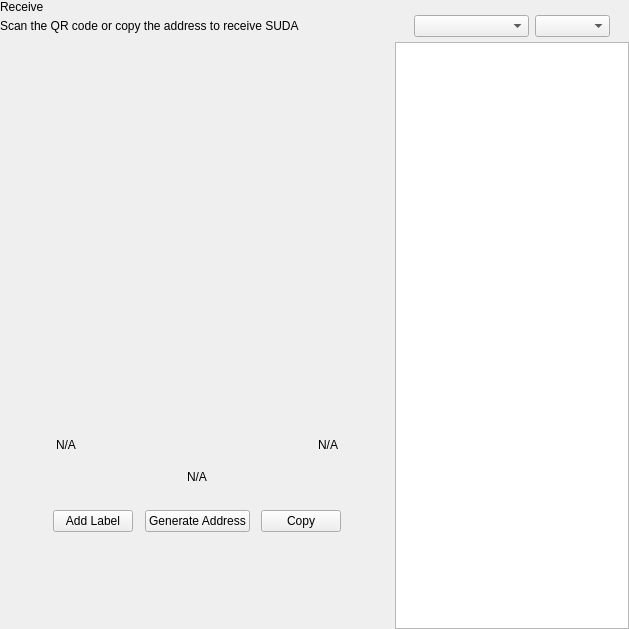
<?xml version="1.0" encoding="UTF-8"?>
<ui version="4.0">
 <class>ReceiveWidget</class>
 <widget class="QWidget" name="ReceiveWidget">
  <property name="geometry">
   <rect>
    <x>0</x>
    <y>0</y>
    <width>629</width>
    <height>629</height>
   </rect>
  </property>
  <property name="minimumSize">
   <size>
    <width>0</width>
    <height>0</height>
   </size>
  </property>
  <property name="windowTitle">
   <string>Form</string>
  </property>
  <layout class="QHBoxLayout" name="horizontalLayout_2" stretch="2,1">
   <property name="spacing">
    <number>0</number>
   </property>
   <property name="leftMargin">
    <number>0</number>
   </property>
   <property name="topMargin">
    <number>0</number>
   </property>
   <property name="rightMargin">
    <number>0</number>
   </property>
   <property name="bottomMargin">
    <number>0</number>
   </property>
   <item>
    <widget class="QWidget" name="left" native="true">
     <layout class="QVBoxLayout" name="verticalLayout_3">
      <property name="leftMargin">
       <number>0</number>
      </property>
      <property name="topMargin">
       <number>0</number>
      </property>
      <property name="rightMargin">
       <number>0</number>
      </property>
      <property name="bottomMargin">
       <number>0</number>
      </property>
      <item>
       <layout class="QVBoxLayout" name="verticalLayout_2">
        <property name="spacing">
         <number>0</number>
        </property>
        <property name="leftMargin">
         <number>0</number>
        </property>
        <item>
         <layout class="QHBoxLayout" name="horizontalLayout_3">
          <property name="spacing">
           <number>0</number>
          </property>
          <item>
           <layout class="QVBoxLayout" name="verticalLayout_4">
            <property name="spacing">
             <number>5</number>
            </property>
            <item>
             <widget class="QLabel" name="labelTitle">
              <property name="text">
               <string>Receive</string>
              </property>
             </widget>
            </item>
            <item alignment="Qt::AlignTop">
             <widget class="QLabel" name="labelSubtitle1">
              <property name="text">
               <string>Scan the QR code or copy the address to receive SUDA</string>
              </property>
             </widget>
            </item>
           </layout>
          </item>
          <item>
           <spacer name="horizontalSpacer">
            <property name="orientation">
             <enum>Qt::Horizontal</enum>
            </property>
            <property name="sizeHint" stdset="0">
             <size>
              <width>40</width>
              <height>20</height>
             </size>
            </property>
           </spacer>
          </item>
         </layout>
        </item>
        <item>
         <spacer name="verticalSpacer_2">
          <property name="orientation">
           <enum>Qt::Vertical</enum>
          </property>
          <property name="sizeType">
           <enum>QSizePolicy::Expanding</enum>
          </property>
          <property name="sizeHint" stdset="0">
           <size>
            <width>20</width>
            <height>50</height>
           </size>
          </property>
         </spacer>
        </item>
        <item alignment="Qt::AlignHCenter">
         <widget class="QWidget" name="layoutQR" native="true">
          <property name="maximumSize">
           <size>
            <width>510</width>
            <height>16777215</height>
           </size>
          </property>
          <layout class="QVBoxLayout" name="verticalLayoutQr">
           <item>
            <spacer name="verticalSpacer11">
             <property name="orientation">
              <enum>Qt::Vertical</enum>
             </property>
             <property name="sizeType">
              <enum>QSizePolicy::Fixed</enum>
             </property>
             <property name="sizeHint" stdset="0">
              <size>
               <width>20</width>
               <height>20</height>
              </size>
             </property>
            </spacer>
           </item>
           <item alignment="Qt::AlignHCenter">
            <widget class="QLabel" name="labelQrImg">
             <property name="minimumSize">
              <size>
               <width>260</width>
               <height>260</height>
              </size>
             </property>
             <property name="maximumSize">
              <size>
               <width>260</width>
               <height>260</height>
              </size>
             </property>
             <property name="text">
              <string/>
             </property>
             <property name="alignment">
              <set>Qt::AlignCenter</set>
             </property>
            </widget>
           </item>
           <item>
            <spacer name="verticalSpacer_21">
             <property name="orientation">
              <enum>Qt::Vertical</enum>
             </property>
             <property name="sizeType">
              <enum>QSizePolicy::Fixed</enum>
             </property>
             <property name="sizeHint" stdset="0">
              <size>
               <width>20</width>
               <height>30</height>
              </size>
             </property>
            </spacer>
           </item>
           <item>
            <widget class="QWidget" name="widget" native="true">
             <property name="minimumSize">
              <size>
               <width>0</width>
               <height>0</height>
              </size>
             </property>
             <layout class="QHBoxLayout" name="horizontalLayout_5">
              <item>
               <widget class="QLabel" name="labelLabel">
                <property name="text">
                 <string notr="true">N/A</string>
                </property>
               </widget>
              </item>
              <item>
               <spacer name="horizontalSpacer_2">
                <property name="orientation">
                 <enum>Qt::Horizontal</enum>
                </property>
                <property name="sizeHint" stdset="0">
                 <size>
                  <width>141</width>
                  <height>20</height>
                 </size>
                </property>
               </spacer>
              </item>
              <item>
               <widget class="QLabel" name="labelDate">
                <property name="text">
                 <string notr="true">N/A</string>
                </property>
                <property name="alignment">
                 <set>Qt::AlignRight|Qt::AlignTrailing|Qt::AlignVCenter</set>
                </property>
               </widget>
              </item>
             </layout>
            </widget>
           </item>
           <item>
            <widget class="QLabel" name="labelAddress">
             <property name="sizePolicy">
              <sizepolicy hsizetype="Expanding" vsizetype="Preferred">
               <horstretch>0</horstretch>
               <verstretch>0</verstretch>
              </sizepolicy>
             </property>
             <property name="minimumSize">
              <size>
               <width>300</width>
               <height>0</height>
              </size>
             </property>
             <property name="text">
              <string notr="true">N/A</string>
             </property>
             <property name="alignment">
              <set>Qt::AlignCenter</set>
             </property>
            </widget>
           </item>
           <item>
            <spacer name="verticalSpacer_4">
             <property name="orientation">
              <enum>Qt::Vertical</enum>
             </property>
             <property name="sizeType">
              <enum>QSizePolicy::Fixed</enum>
             </property>
             <property name="sizeHint" stdset="0">
              <size>
               <width>20</width>
               <height>20</height>
              </size>
             </property>
            </spacer>
           </item>
           <item>
            <layout class="QHBoxLayout" name="horizontalLayout_4">
             <item alignment="Qt::AlignHCenter">
              <widget class="QPushButton" name="pushButtonLabel">
               <property name="focusPolicy">
                <enum>Qt::NoFocus</enum>
               </property>
               <property name="text">
                <string>Add Label</string>
               </property>
              </widget>
             </item>
             <item alignment="Qt::AlignHCenter">
              <widget class="QPushButton" name="pushButtonNewAddress">
               <property name="focusPolicy">
                <enum>Qt::NoFocus</enum>
               </property>
               <property name="text">
                <string>Generate Address</string>
               </property>
              </widget>
             </item>
             <item alignment="Qt::AlignHCenter">
              <widget class="QPushButton" name="pushButtonCopy">
               <property name="focusPolicy">
                <enum>Qt::NoFocus</enum>
               </property>
               <property name="text">
                <string>Copy</string>
               </property>
              </widget>
             </item>
            </layout>
           </item>
           <item>
            <spacer name="verticalSpacer_3">
             <property name="orientation">
              <enum>Qt::Vertical</enum>
             </property>
             <property name="sizeType">
              <enum>QSizePolicy::Expanding</enum>
             </property>
             <property name="sizeHint" stdset="0">
              <size>
               <width>20</width>
               <height>20</height>
              </size>
             </property>
            </spacer>
           </item>
          </layout>
         </widget>
        </item>
        <item>
         <spacer name="verticalSpacer">
          <property name="orientation">
           <enum>Qt::Vertical</enum>
          </property>
          <property name="sizeHint" stdset="0">
           <size>
            <width>20</width>
            <height>40</height>
           </size>
          </property>
         </spacer>
        </item>
       </layout>
      </item>
     </layout>
    </widget>
   </item>
   <item>
    <widget class="QWidget" name="right" native="true">
     <layout class="QVBoxLayout" name="verticalLayout_5">
      <property name="spacing">
       <number>0</number>
      </property>
      <property name="leftMargin">
       <number>1</number>
      </property>
      <property name="topMargin">
       <number>0</number>
      </property>
      <property name="rightMargin">
       <number>0</number>
      </property>
      <property name="bottomMargin">
       <number>0</number>
      </property>
      <item>
       <layout class="QVBoxLayout" name="container_right">
        <property name="spacing">
         <number>0</number>
        </property>
        <property name="leftMargin">
         <number>0</number>
        </property>
        <property name="rightMargin">
         <number>0</number>
        </property>
        <item>
         <layout class="QVBoxLayout" name="verticalLayout">
          <property name="spacing">
           <number>6</number>
          </property>
          <property name="leftMargin">
           <number>19</number>
          </property>
          <property name="rightMargin">
           <number>19</number>
          </property>
          <item>
           <widget class="OptionButton" name="btnRequest" native="true"/>
          </item>
          <item>
           <widget class="OptionButton" name="btnMyAddresses" native="true">
            <property name="sizePolicy">
             <sizepolicy hsizetype="Preferred" vsizetype="Minimum">
              <horstretch>0</horstretch>
              <verstretch>0</verstretch>
             </sizepolicy>
            </property>
           </widget>
          </item>
         </layout>
        </item>
        <item>
         <widget class="QWidget" name="sortWidget" native="true">
          <layout class="QHBoxLayout" name="horizontalLayout_6">
           <property name="leftMargin">
            <number>19</number>
           </property>
           <property name="rightMargin">
            <number>19</number>
           </property>
           <property name="bottomMargin">
            <number>5</number>
           </property>
           <item>
            <spacer name="horizontalSpacer_3">
             <property name="orientation">
              <enum>Qt::Horizontal</enum>
             </property>
             <property name="sizeHint" stdset="0">
              <size>
               <width>40</width>
               <height>20</height>
              </size>
             </property>
            </spacer>
           </item>
           <item>
            <widget class="QComboBox" name="comboBoxSort">
             <property name="sizePolicy">
              <sizepolicy hsizetype="Preferred" vsizetype="Fixed">
               <horstretch>0</horstretch>
               <verstretch>0</verstretch>
              </sizepolicy>
             </property>
             <property name="minimumSize">
              <size>
               <width>115</width>
               <height>0</height>
              </size>
             </property>
            </widget>
           </item>
           <item>
            <widget class="QComboBox" name="comboBoxSortOrder">
             <property name="sizePolicy">
              <sizepolicy hsizetype="Preferred" vsizetype="Fixed">
               <horstretch>0</horstretch>
               <verstretch>0</verstretch>
              </sizepolicy>
             </property>
             <property name="minimumSize">
              <size>
               <width>75</width>
               <height>0</height>
              </size>
             </property>
            </widget>
           </item>
          </layout>
         </widget>
        </item>
        <item>
         <widget class="QListView" name="listViewAddress"/>
        </item>
       </layout>
      </item>
     </layout>
    </widget>
   </item>
  </layout>
 </widget>
 <customwidgets>
  <customwidget>
   <class>OptionButton</class>
   <extends>QWidget</extends>
   <header>qt/suda/optionbutton.h</header>
   <container>1</container>
  </customwidget>
 </customwidgets>
 <resources/>
 <connections/>
</ui>
